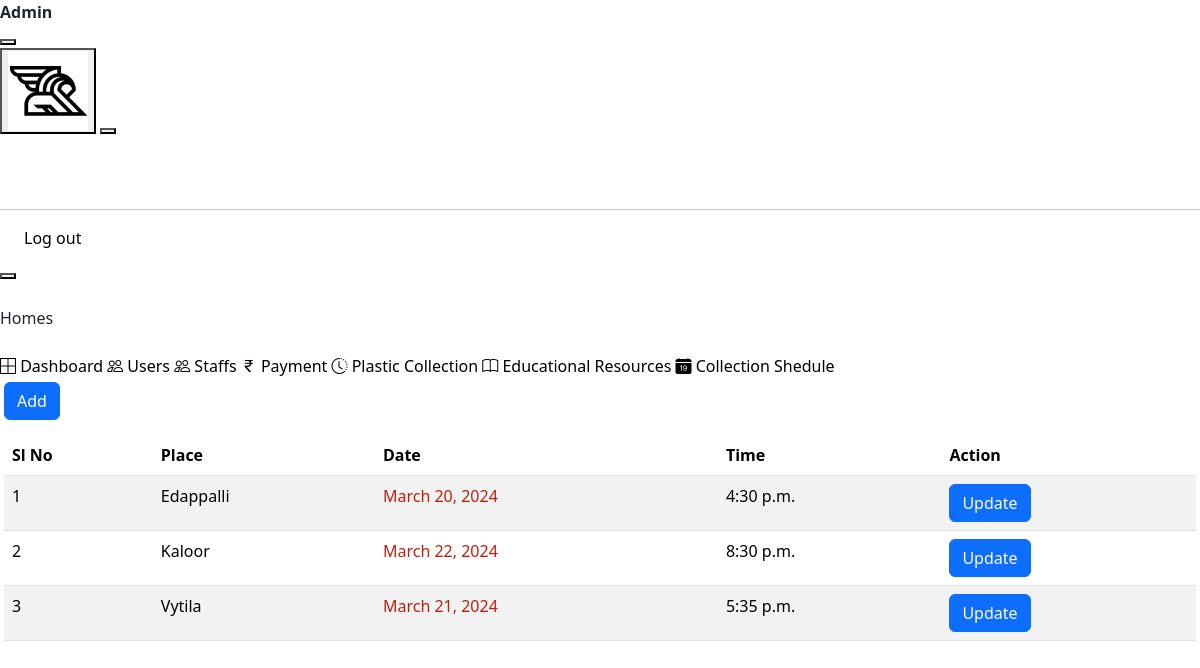
The app's page /admin_view_collection_shedule (signed in), older data.
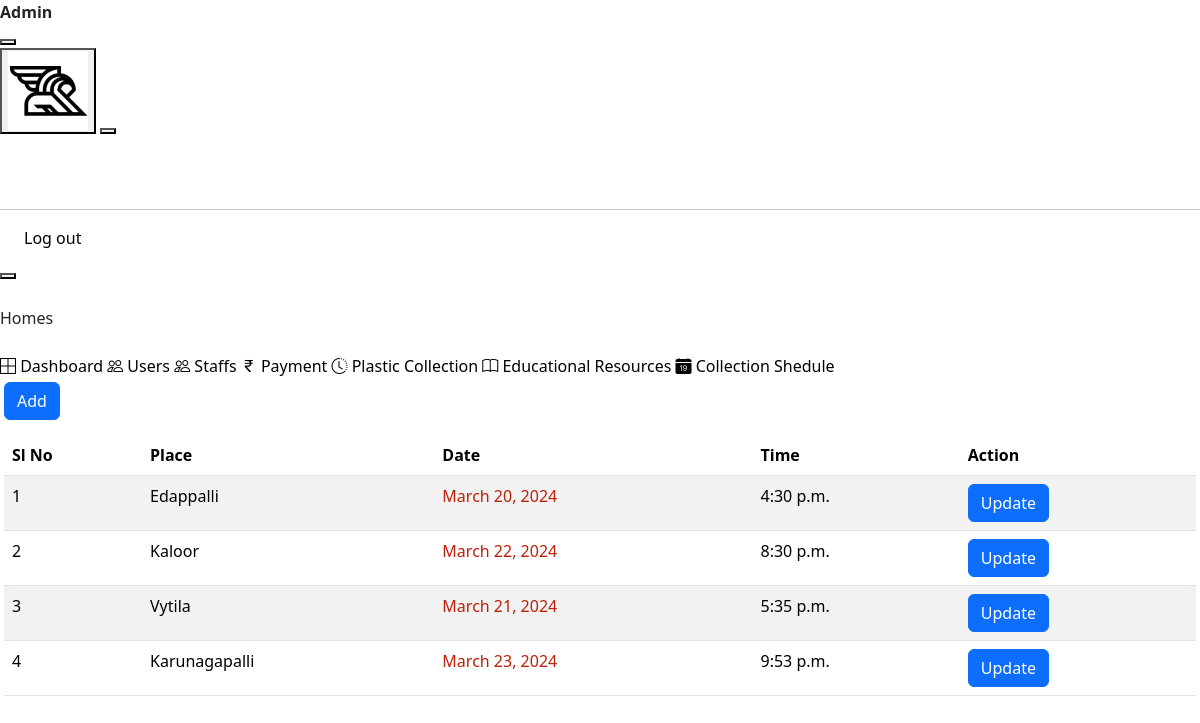
The same page, newer data.
### smApp/models.py (models this page shows, shortened)
class PlasticCollectionSchedule(models.Model):
    staff = models.CharField(max_length=50,null=True)
    user = models.CharField(max_length=50,null=True)
    place = models.CharField(max_length=50,null=True)
    date = models.DateField()
    time = models.TimeField(null=True)
    amount_collected = models.DecimalField(max_digits=10, decimal_places=2,null=True)

### smApp/views.py (the view)
# urls.py: path('admin_view_collection_shedule', views.admin_view_collection_shedule, name='admin_view_collection_shedule'),
def admin_view_collection_shedule(request):
    collections = PlasticCollectionSchedule.objects.all()
    context = {
        'collections':collections
    }
    return render(request,'admin_view_collection_shedule.html',context)

### smApp/context_processor.py (called while the page is built)
def global_context(request):
    user_id = request.session['user_id']
    today = date.today()
    start_date = today
    end_date = today + timedelta(days=2)
    filtered_data = PlasticCollectionSchedule.objects.filter(date__range=(start_date, end_date), user=user_id)
    print(filtered_data)
    context = {
        'filtered_data':filtered_data,
        'count':filtered_data.count()
    }
    return context

### templates/admin_view_collection_shedule.html (shortened to what this page needs)
{% extends 'admin_index.html' %} {% block content %}
<link
  href="https://cdn.jsdelivr.net/npm/bootstrap@5.3.3/dist/css/bootstrap.min.css"
  rel="stylesheet"
/>
<div
  class="page-wrapper pt-8 pl-5"
  id="main-wrapper"
  data-layout="vertical"
  data-navbarbg="skin6"
  data-sidebartype="full"
  data-sidebar-position="fixed"
  data-header-position="fixed"
>
<a href="{% url 'add_collection_shedule' %}"  style="margin-bottom: 15px;" type="button" class="btn btn-primary">Add</a>
  <table class="table table-striped table-hover">
    <thead>
      <tr>
        <th scope="col">Sl No</th>
        <th scope="col">Place</th>
        <th scope="col">Date</th>
        <th scope="col">Time</th>
        <th scope="col">Action</th>
      </tr>
    </thead>
    <tbody>
      {% for collection in collections %}
      <tr>
        <td>{{forloop.counter}}</td>
        <td>{{ collection.place }}</td>
        <td style="color: rgb(188, 32, 11);">{{ collection.date }}</td>
        <td>{{ collection.time }}</td>
        <td>
          <a href="update_collection_schedule/{{ collection.id }}/"  type="button" class="btn btn-primary">Update</a>
        </td>
      </tr>
      {% endfor %}
    </tbody>
  </table>
</div>
{% endblock %}

Row changes from the older to the newer data that the page shows:
added PlasticCollectionSchedule: place "Karunagapalli", date "March 23, 2024", time "9:53 p.m."
